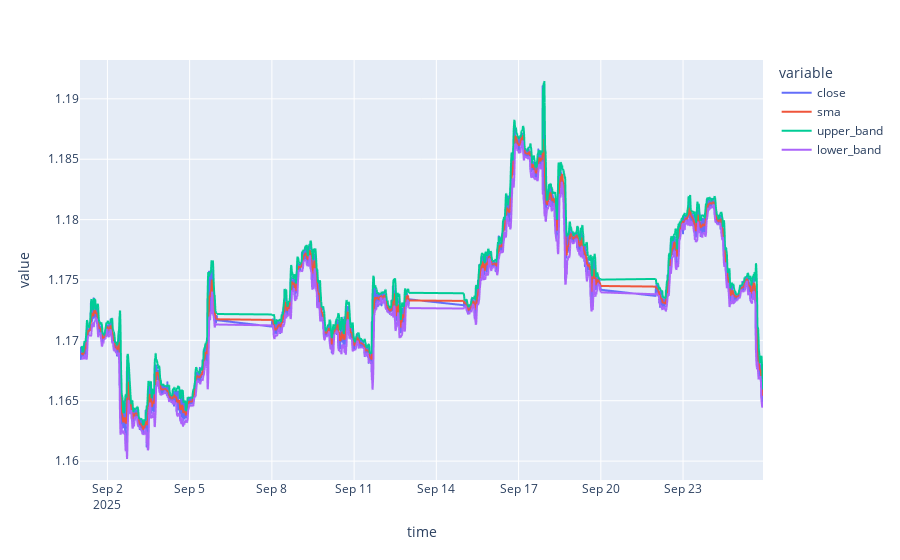

Notebook code for this chart:
### Code cell
bollinger_period = 20
num_deviations = 2

rates_df['std'] = rates_df['close'].rolling(sma_period).std()
rates_df['upper_band'] = rates_df['sma'] + num_deviations * rates_df['std']
rates_df['lower_band'] = rates_df['sma'] - num_deviations * rates_df['std']

px.line(rates_df, x='time', y=['close', 'sma', 'upper_band', 'lower_band'])

### Figure 1 — Plotly figure (JSON) as saved in the notebook; plotly's stock layout.template omitted (floating-point values rounded to 4 significant figures; data arrays with more than 128 entries replaced by an {"elided": "..."} marker saying what was removed)
{"data": [{"hovertemplate": "variable=close<br>time=%{x}<br>value=%{y}<extra></extra>", "legendgroup": "close", "line": {"color": "#636efa", "dash": "solid"}, "marker": {"symbol": "circle"}, "mode": "lines", "name": "close", "showlegend": true, "type": "scattergl", "x": {"elided": "5442 str values"}, "xaxis": "x", "y": {"elided": "5442 float values"}, "yaxis": "y"}, {"hovertemplate": "variable=sma<br>time=%{x}<br>value=%{y}<extra></extra>", "legendgroup": "sma", "line": {"color": "#EF553B", "dash": "solid"}, "marker": {"symbol": "circle"}, "mode": "lines", "name": "sma", "showlegend": true, "type": "scattergl", "x": {"elided": "5442 str values"}, "xaxis": "x", "y": {"elided": "5442 float values"}, "yaxis": "y"}, {"hovertemplate": "variable=upper_band<br>time=%{x}<br>value=%{y}<extra></extra>", "legendgroup": "upper_band", "line": {"color": "#00cc96", "dash": "solid"}, "marker": {"symbol": "circle"}, "mode": "lines", "name": "upper_band", "showlegend": true, "type": "scattergl", "x": {"elided": "5442 str values"}, "xaxis": "x", "y": {"elided": "5442 float values"}, "yaxis": "y"}, {"hovertemplate": "variable=lower_band<br>time=%{x}<br>value=%{y}<extra></extra>", "legendgroup": "lower_band", "line": {"color": "#ab63fa", "dash": "solid"}, "marker": {"symbol": "circle"}, "mode": "lines", "name": "lower_band", "showlegend": true, "type": "scattergl", "x": {"elided": "5442 str values"}, "xaxis": "x", "y": {"elided": "5442 float values"}, "yaxis": "y"}], "layout": {"legend": {"title": {"text": "variable"}, "tracegroupgap": 0}, "margin": {"t": 60}, "xaxis": {"anchor": "y", "domain": [0, 1], "title": {"text": "time"}}, "yaxis": {"anchor": "x", "domain": [0, 1], "title": {"text": "value"}}}}
